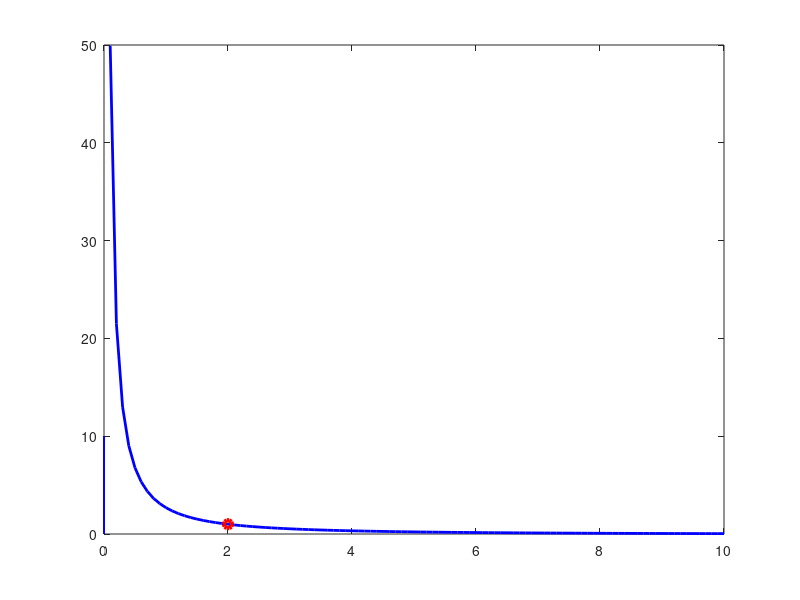

Recreate this plot in MATLAB.
function [ ] = tema2ec()
    c = 2 + 0.69;
    tfin = 10;
    
    t = linspace(0.1, tfin);
    y = (c - log(t))./t;
        
    plot(t, y, 'b', 'Linewidth',2);
    hold on
    
    plot(2,1,'or','Linewidth',3);
    plot(0 * ones(100), linspace(0,10,100),'b');
end

